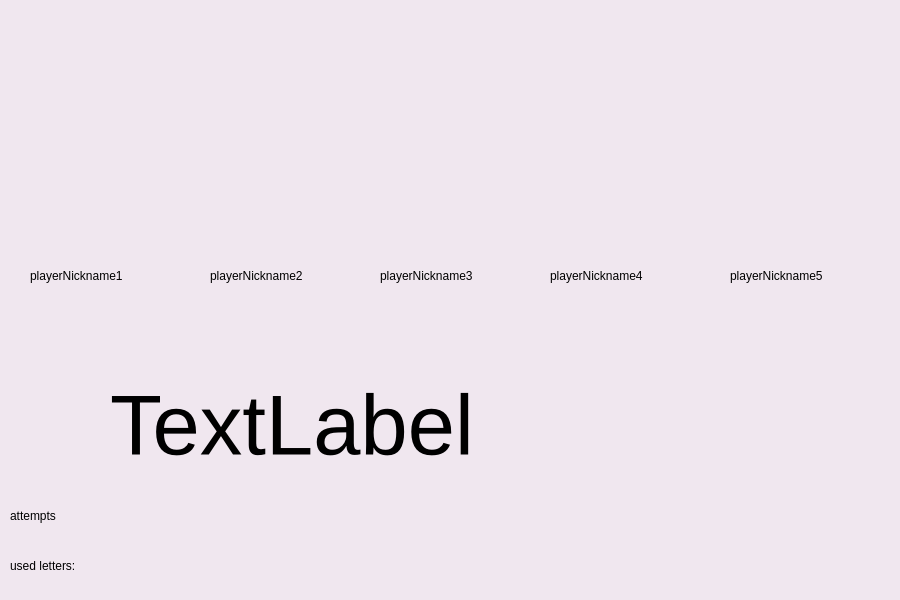
<?xml version="1.0" encoding="UTF-8"?>
<ui version="4.0">
 <class>GameScreen</class>
 <widget class="QDialog" name="GameScreen">
  <property name="geometry">
   <rect>
    <x>0</x>
    <y>0</y>
    <width>900</width>
    <height>600</height>
   </rect>
  </property>
  <property name="minimumSize">
   <size>
    <width>900</width>
    <height>600</height>
   </size>
  </property>
  <property name="windowTitle">
   <string>Dialog</string>
  </property>
  <property name="autoFillBackground">
   <bool>false</bool>
  </property>
  <property name="styleSheet">
   <string notr="true">background-color: rgb(240, 231, 239);</string>
  </property>
  <property name="sizeGripEnabled">
   <bool>false</bool>
  </property>
  <widget class="QLabel" name="wordLabel">
   <property name="geometry">
    <rect>
     <x>110</x>
     <y>360</y>
     <width>661</width>
     <height>131</height>
    </rect>
   </property>
   <property name="font">
    <font>
     <pointsize>64</pointsize>
    </font>
   </property>
   <property name="autoFillBackground">
    <bool>false</bool>
   </property>
   <property name="text">
    <string>TextLabel</string>
   </property>
  </widget>
  <widget class="QLabel" name="attemptsLabel">
   <property name="geometry">
    <rect>
     <x>10</x>
     <y>500</y>
     <width>131</width>
     <height>31</height>
    </rect>
   </property>
   <property name="text">
    <string>attempts</string>
   </property>
  </widget>
  <widget class="QLabel" name="usedLettersLabel">
   <property name="geometry">
    <rect>
     <x>10</x>
     <y>550</y>
     <width>351</width>
     <height>31</height>
    </rect>
   </property>
   <property name="autoFillBackground">
    <bool>false</bool>
   </property>
   <property name="text">
    <string>used letters: </string>
   </property>
  </widget>
  <widget class="QLabel" name="player1Hangman">
   <property name="geometry">
    <rect>
     <x>160</x>
     <y>-50</y>
     <width>161</width>
     <height>231</height>
    </rect>
   </property>
   <property name="autoFillBackground">
    <bool>false</bool>
   </property>
   <property name="styleSheet">
    <string notr="true">image: url(:/hangmans/hangman1.png);</string>
   </property>
   <property name="text">
    <string/>
   </property>
  </widget>
  <widget class="QLabel" name="playerHangman1">
   <property name="geometry">
    <rect>
     <x>30</x>
     <y>0</y>
     <width>140</width>
     <height>260</height>
    </rect>
   </property>
   <property name="styleSheet">
    <string notr="true">image: url(:/hangmans/hangman1.png);</string>
   </property>
   <property name="text">
    <string/>
   </property>
  </widget>
  <widget class="QLabel" name="playerHangman2">
   <property name="geometry">
    <rect>
     <x>210</x>
     <y>0</y>
     <width>140</width>
     <height>260</height>
    </rect>
   </property>
   <property name="styleSheet">
    <string notr="true">image: url(:/hangmans/hangman1.png);</string>
   </property>
   <property name="text">
    <string/>
   </property>
  </widget>
  <widget class="QLabel" name="playerHangman3">
   <property name="geometry">
    <rect>
     <x>380</x>
     <y>0</y>
     <width>140</width>
     <height>260</height>
    </rect>
   </property>
   <property name="styleSheet">
    <string notr="true">image: url(:/hangmans/hangman1.png);</string>
   </property>
   <property name="text">
    <string/>
   </property>
  </widget>
  <widget class="QLabel" name="playerHangman4">
   <property name="geometry">
    <rect>
     <x>550</x>
     <y>0</y>
     <width>140</width>
     <height>260</height>
    </rect>
   </property>
   <property name="styleSheet">
    <string notr="true">image: url(:/hangmans/hangman1.png);</string>
   </property>
   <property name="text">
    <string/>
   </property>
  </widget>
  <widget class="QLabel" name="playerHangman5">
   <property name="geometry">
    <rect>
     <x>730</x>
     <y>0</y>
     <width>140</width>
     <height>260</height>
    </rect>
   </property>
   <property name="styleSheet">
    <string notr="true">image: url(:/hangmans/hangman1.png);</string>
   </property>
   <property name="text">
    <string/>
   </property>
  </widget>
  <widget class="QLabel" name="playerNickname1">
   <property name="geometry">
    <rect>
     <x>30</x>
     <y>260</y>
     <width>141</width>
     <height>31</height>
    </rect>
   </property>
   <property name="text">
    <string>playerNickname1</string>
   </property>
  </widget>
  <widget class="QLabel" name="playerNickname2">
   <property name="geometry">
    <rect>
     <x>210</x>
     <y>260</y>
     <width>141</width>
     <height>31</height>
    </rect>
   </property>
   <property name="text">
    <string>playerNickname2</string>
   </property>
  </widget>
  <widget class="QLabel" name="playerNickname3">
   <property name="geometry">
    <rect>
     <x>380</x>
     <y>260</y>
     <width>141</width>
     <height>31</height>
    </rect>
   </property>
   <property name="text">
    <string>playerNickname3</string>
   </property>
  </widget>
  <widget class="QLabel" name="playerNickname4">
   <property name="geometry">
    <rect>
     <x>550</x>
     <y>260</y>
     <width>141</width>
     <height>31</height>
    </rect>
   </property>
   <property name="text">
    <string>playerNickname4</string>
   </property>
  </widget>
  <widget class="QLabel" name="playerNickname5">
   <property name="geometry">
    <rect>
     <x>730</x>
     <y>260</y>
     <width>141</width>
     <height>31</height>
    </rect>
   </property>
   <property name="text">
    <string>playerNickname5</string>
   </property>
  </widget>
 </widget>
 <resources>
  <include location="gameImages.qrc"/>
 </resources>
 <connections/>
</ui>
